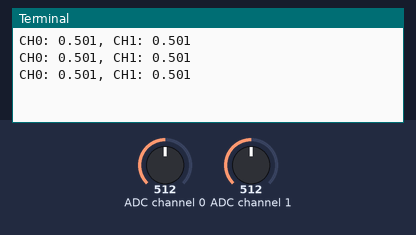
Bench run of a program on a simulated Raspberry Pi (BCM pin numbers). On the bench: the last lines printed to the terminal. The test bench sets the inputs (shaded band); at power-on: ADC channel 0 = 512, ADC channel 1 = 512 (analog values on the 0–1023 scale).

Above: at 1.2 s.
1.3 s: ADC channel 0 set to 716
At 1.9 s:
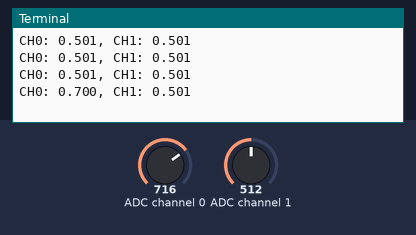
2.8 s: ADC channel 1 set to 716
At 3.4 s:
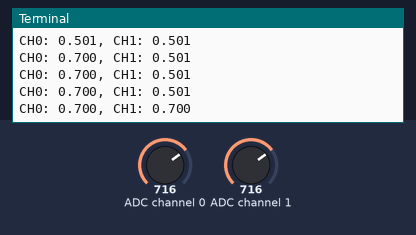
4.3 s: ADC channel 0 set to 900
At 4.9 s:
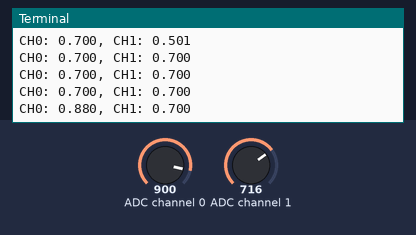
5.8 s: ADC channel 1 set to 900
At 6.4 s:
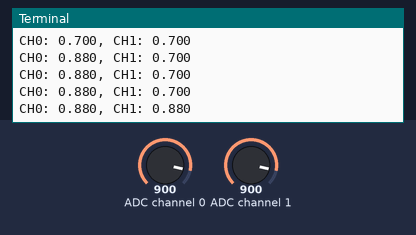
Timing chart, 0 to 8.3 s (numbered marks = the images above; inputs shaded):
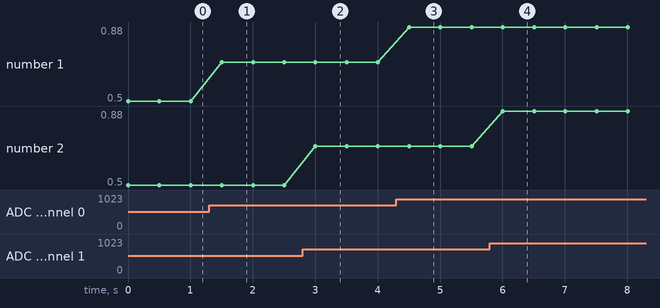

The program:

004_3_gpio_adc2.py
```python
'''
gpiozero를 이용한 MCP3008 ADC 사용 예제
최대값 1
최소값 0
MCP3008은 SPI 통신을 사용하여 Raspberry Pi와 연결됩니다.
MCP3008 채널 0과 1의 값을 읽어 출력하는 예제
'''
from gpiozero import MCP3008
import time

adc_ch0 = MCP3008(channel=0)  # 채널 0
adc_ch1 = MCP3008(channel=1)  # 채널 1

while True:
    print(f"CH0: {adc_ch0.value:.3f}, CH1: {adc_ch1.value:.3f}")
    time.sleep(0.5)
```

Measured:
- after the input at 1.3 s, the terminal: prints a new line after 0.20 s (image 1)
- after the input at 2.8 s, the terminal: prints a new line after 0.20 s (image 2)
- after the input at 4.3 s, the terminal: prints a new line after 0.21 s (image 3)
- after the input at 5.8 s, the terminal: prints a new line after 0.21 s (image 4)
- plotted number 1: 0.5 → 0.7 after the input at 1.3 s, 0.7 → 0.88 after the input at 4.3 s
